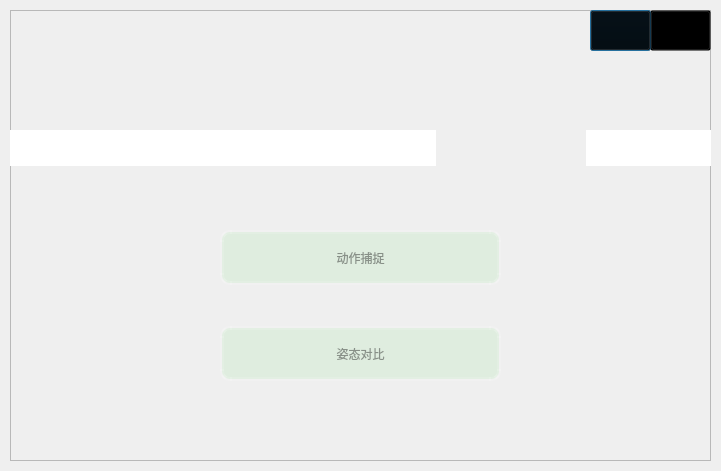
<?xml version="1.0" encoding="UTF-8"?>
<ui version="4.0">
 <class>DialogMenu</class>
 <widget class="QDialog" name="DialogMenu">
  <property name="geometry">
   <rect>
    <x>0</x>
    <y>0</y>
    <width>721</width>
    <height>471</height>
   </rect>
  </property>
  <property name="minimumSize">
   <size>
    <width>150</width>
    <height>0</height>
   </size>
  </property>
  <property name="windowTitle">
   <string>Dialog</string>
  </property>
  <property name="styleSheet">
   <string notr="true">#DialogMenu{background-image: url(:/new/prefix2/fucc);}
</string>
  </property>
  <widget class="QFrame" name="frame">
   <property name="geometry">
    <rect>
     <x>10</x>
     <y>10</y>
     <width>701</width>
     <height>451</height>
    </rect>
   </property>
   <property name="styleSheet">
    <string notr="true">#frame{border-image: url(:/new/prefix2//back.jpg);}

</string>
   </property>
   <property name="frameShape">
    <enum>QFrame::StyledPanel</enum>
   </property>
   <property name="frameShadow">
    <enum>QFrame::Raised</enum>
   </property>
   <widget class="QPushButton" name="pushButton_3">
    <property name="geometry">
     <rect>
      <x>580</x>
      <y>0</y>
      <width>61</width>
      <height>41</height>
     </rect>
    </property>
    <property name="styleSheet">
     <string notr="true">#pushButton_3
{
    background-color: transparent;
	border-color: transparent;
}
#pushButton_3:hover
{
     background-color: red;
}
	</string>
    </property>
    <property name="text">
     <string/>
    </property>
    <property name="icon">
     <iconset resource="background.qrc">
      <normaloff>:/new/prefix2/Buttons/min.png</normaloff>:/new/prefix2/Buttons/min.png</iconset>
    </property>
    <property name="iconSize">
     <size>
      <width>30</width>
      <height>30</height>
     </size>
    </property>
   </widget>
   <widget class="QPushButton" name="pushButton_4">
    <property name="geometry">
     <rect>
      <x>640</x>
      <y>0</y>
      <width>61</width>
      <height>41</height>
     </rect>
    </property>
    <property name="styleSheet">
     <string notr="true">#pushButton_4{background-color: transparent;
border-color: transparent;}
#pushButton_4:hover
{
    background-color: red;
}</string>
    </property>
    <property name="text">
     <string/>
    </property>
    <property name="icon">
     <iconset resource="background.qrc">
      <normaloff>:/new/prefix2/Buttons/close.png</normaloff>:/new/prefix2/Buttons/close.png</iconset>
    </property>
    <property name="iconSize">
     <size>
      <width>30</width>
      <height>30</height>
     </size>
    </property>
   </widget>
   <widget class="QWidget" name="horizontalLayoutWidget">
    <property name="geometry">
     <rect>
      <x>0</x>
      <y>120</y>
      <width>702</width>
      <height>41</height>
     </rect>
    </property>
    <layout class="QHBoxLayout" name="horizontalLayout">
     <property name="spacing">
      <number>0</number>
     </property>
     <property name="bottomMargin">
      <number>5</number>
     </property>
     <item>
      <widget class="QLabel" name="label_2">
       <property name="sizePolicy">
        <sizepolicy hsizetype="Fixed" vsizetype="Preferred">
         <horstretch>100</horstretch>
         <verstretch>0</verstretch>
        </sizepolicy>
       </property>
       <property name="minimumSize">
        <size>
         <width>150</width>
         <height>10</height>
        </size>
       </property>
       <property name="styleSheet">
        <string notr="true">background-color: rgb(255, 255, 255);
font: 63 14pt &quot;Segoe UI Semibold&quot;;</string>
       </property>
       <property name="text">
        <string/>
       </property>
      </widget>
     </item>
     <item>
      <widget class="QLabel" name="label">
       <property name="minimumSize">
        <size>
         <width>150</width>
         <height>10</height>
        </size>
       </property>
       <property name="styleSheet">
        <string notr="true">background-image: url(:/new/prefix2/welcome.png);
background-color: rgb(255, 255, 255);
background-repeat:none;</string>
       </property>
       <property name="text">
        <string/>
       </property>
      </widget>
     </item>
     <item>
      <widget class="QLabel" name="label_4">
       <property name="styleSheet">
        <string notr="true">background-color: rgb(255, 255, 255);</string>
       </property>
       <property name="text">
        <string/>
       </property>
      </widget>
     </item>
     <item>
      <widget class="QLabel" name="label_3">
       <property name="minimumSize">
        <size>
         <width>150</width>
         <height>0</height>
        </size>
       </property>
       <property name="styleSheet">
        <string notr="true">border-image: url(:/new/prefix2/logo.png);</string>
       </property>
       <property name="text">
        <string/>
       </property>
      </widget>
     </item>
     <item>
      <widget class="QLabel" name="label_5">
       <property name="minimumSize">
        <size>
         <width>100</width>
         <height>0</height>
        </size>
       </property>
       <property name="styleSheet">
        <string notr="true">background-color: rgb(255, 255, 255);</string>
       </property>
       <property name="text">
        <string/>
       </property>
      </widget>
     </item>
    </layout>
   </widget>
   <widget class="QWidget" name="verticalLayoutWidget">
    <property name="geometry">
     <rect>
      <x>210</x>
      <y>220</y>
      <width>281</width>
      <height>151</height>
     </rect>
    </property>
    <layout class="QVBoxLayout" name="verticalLayout">
     <item>
      <widget class="QPushButton" name="pushButton">
       <property name="sizePolicy">
        <sizepolicy hsizetype="Minimum" vsizetype="Preferred">
         <horstretch>0</horstretch>
         <verstretch>0</verstretch>
        </sizepolicy>
       </property>
       <property name="styleSheet">
        <string notr="true">#pushButton{
	font: 75 14pt &quot;Microsoft YaHei UI&quot;;
                   background-color:rgba(100,225,100,30);
                   border-style:outset;
                   border-width:4px;
                   border-radius:10px;
                   border-color:rgba(255,255,255,30);
                
                   color:rgba(0,0,0,100);
                   padding:6px;
                   }   
                   #pushButton:pressed{
                   background-color:rgba(100,255,100,200);
                   border-color:rgba(255,255,255,30);
                   border-style:inset;
                   color:rgba(0,0,0,100);
                   }    
                   #pushButton:hover{
                   background-color:rgba(100,255,100,100);
                   border-color:rgba(255,255,255,200);
                   color:rgba(0,0,0,200);
                   }
</string>
       </property>
       <property name="text">
        <string>动作捕捉</string>
       </property>
      </widget>
     </item>
     <item>
      <spacer name="verticalSpacer">
       <property name="orientation">
        <enum>Qt::Vertical</enum>
       </property>
       <property name="sizeType">
        <enum>QSizePolicy::Fixed</enum>
       </property>
       <property name="sizeHint" stdset="0">
        <size>
         <width>20</width>
         <height>35</height>
        </size>
       </property>
      </spacer>
     </item>
     <item>
      <widget class="QPushButton" name="pushButton_2">
       <property name="sizePolicy">
        <sizepolicy hsizetype="Minimum" vsizetype="Preferred">
         <horstretch>0</horstretch>
         <verstretch>0</verstretch>
        </sizepolicy>
       </property>
       <property name="styleSheet">
        <string notr="true">#pushButton_2{
                   background-color:rgba(100,225,100,30);
                   border-style:outset;
                   border-width:4px;
                   border-radius:10px;
                   border-color:rgba(255,255,255,30);
                   font: 75 14pt &quot;Microsoft YaHei UI&quot;;
                   color:rgba(0,0,0,100);
                   padding:6px;
                   }   
                   #pushButton_2:pressed{
                   background-color:rgba(100,255,100,200);
                   border-color:rgba(255,255,255,30);
                   border-style:inset;
                   color:rgba(0,0,0,100);
                   }    
                   #pushButton_2:hover{
                   background-color:rgba(100,255,100,100);
                   border-color:rgba(255,255,255,200);
                   color:rgba(0,0,0,200);
                   }
</string>
       </property>
       <property name="text">
        <string>姿态对比</string>
       </property>
      </widget>
     </item>
    </layout>
   </widget>
  </widget>
 </widget>
 <resources>
  <include location="background.qrc"/>
 </resources>
 <connections/>
</ui>
